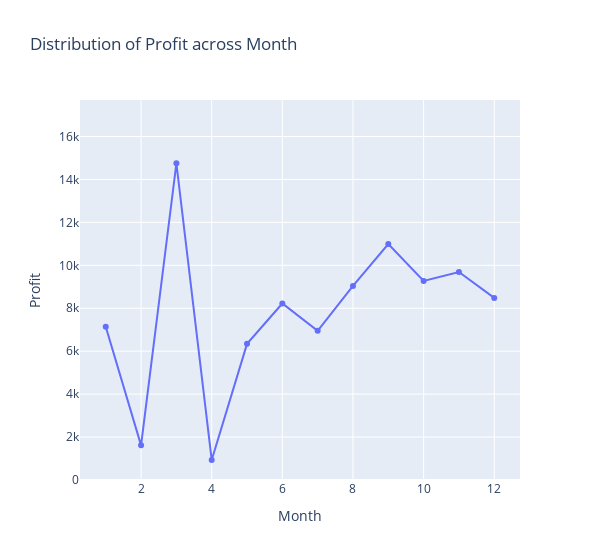

Notebook cell for this chart:
### Code cell
eda_timeseries(profit_sum_month_2017, "Month", "Profit")

### Figure 1 — Plotly figure (JSON) as saved in the notebook; plotly's stock layout.template omitted (floating-point values rounded to 4 significant figures)
{"data": [{"mode": "lines+markers", "showlegend": false, "type": "scatter", "x": [1, 2, 3, 4, 5, 6, 7, 8, 9, 10, 11, 12], "y": [7140.0, 1614.0, 14750.0, 933.3, 6343.0, 8223.0, 6953.0, 9041.0, 10990.0, 9275.0, 9690.0, 8483.0]}], "layout": {"title": {"text": "Distribution of Profit across Month"}, "width": 600, "xaxis": {"title": {"text": "Month"}}, "yaxis": {"range": [0, 17700.0], "title": {"text": "Profit"}}}}
